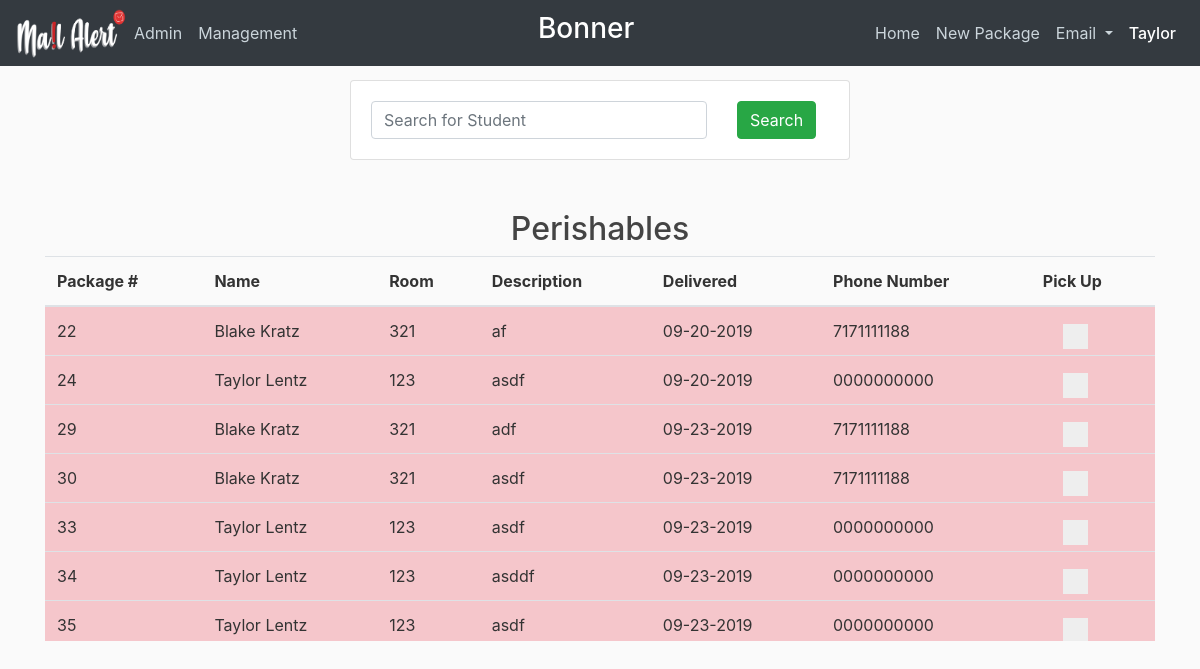
Screenshot of /home (signed in) with the database file from the repository.
### mailalert/models.py (models this page shows, shortened)
class Hall(db.Model):
    id = db.Column(db.Integer, primary_key=True)
    name = db.Column(db.String(100), unique=True, nullable=False)
    students = db.relationship('Student', backref='hall')
    employees = db.relationship('Employee', backref='hall')
    packages = db.relationship('Package', backref='hall')

class Employee(db.Model, UserMixin):
    id = db.Column(db.Integer, primary_key=True)
    hired_date = db.Column(db.DateTime, nullable=False, default=datetime.now)
    end_date = db.Column(db.DateTime)
    active = db.Column(db.Boolean, default=True)
    reset_password = db.Column(db.Boolean, default=True)
    email = db.Column(db.String(120), unique=True, nullable=False)
    first_name = db.Column(db.String(100), nullable=False)
    last_name = db.Column(db.String(100), nullable=False)
    password = db.Column(db.String(60), nullable=False)
    access = db.Column(db.String, nullable=False, default="DR")
    hall_id = db.Column(db.Integer, db.ForeignKey('hall.id'))
    logins = db.relationship('Login', backref='employee')
    sent_mail = db.relationship('SentMail', backref='employee')
    inputted_packages = db.relationship(
        'Package', foreign_keys='[Package.employee_input_id]', backref='inputted')
    removed_packages = db.relationship(
        'Package', foreign_keys='[Package.employee_remove_id]', backref='removed')
    def is_admin(self):
        return self.access == 'Admin'
    def allowed(self, access_level):
        return ACCESS[self.access] >= ACCESS[access_level]

class Package(db.Model):
    id = db.Column(db.Integer, primary_key=True)
    status = db.Column(db.String(100), nullable=False, default="Active")
    description = db.Column(db.String(250), nullable=False)
    delivery_date = db.Column(
        db.DateTime, nullable=False, default=datetime.now)
    picked_up_date = db.Column(db.DateTime)
    perishable = db.Column(db.Boolean, default=False, nullable=False)
    student_id = db.Column(db.Integer, db.ForeignKey('student.id'))
    hall_id = db.Column(db.Integer, db.ForeignKey('hall.id'))
    employee_input_id = db.Column(db.Integer, db.ForeignKey('employee.id'))
    employee_remove_id = db.Column(db.Integer, db.ForeignKey('employee.id'))

class Student(db.Model):
    id = db.Column(db.Integer, primary_key=True)
    email = db.Column(db.String(100), unique=True, nullable=False)
    student_id = db.Column(db.String(9), unique=True, nullable=False)
    first_name = db.Column(db.String(100), nullable=False)
    last_name = db.Column(db.String(100), nullable=False)
    room_number = db.Column(db.String(6), nullable=False)
    phone_number = db.Column(db.String(15), unique=True)
    hall_id = db.Column(db.Integer, db.ForeignKey('hall.id'))
    packages = db.relationship('Package', backref='owner')

### mailalert/packages/routes.py (the view)
@packages.route("/", methods=['GET', 'POST'])
@packages.route("/home", methods=['GET', 'POST'])
@login_required
def home():
    package_pickup_form = PackagePickUpForm()
    student_search_form = StudentSearchForm()
    perishables = Package.query.filter_by(
        perishable=True, status="Active", hall=current_user.hall).all()
    if student_search_form.validate_on_submit():
        return redirect(url_for('packages.student_packages', student_id=student_search_form.student_id.data))
    return render_template('home.html', student_search_form=student_search_form,
                           package_pickup_form=package_pickup_form, perishables=perishables)

### mailalert/packages/forms.py (shortened to what this page needs)
class PackagePickUpForm(FlaskForm):
    pick_up = BooleanField('Pick up Package')
    student_id_confirm = StringField('ID Confirm', validators=[
        DataRequired(message='Please enter a student ID')])
    confirm = SubmitField('Confirm')

### mailalert/main/forms.py (shortened to what this page needs)
class StudentSearchForm(FlaskForm):
    student_id = StringField('Student Identification', validators=[
        DataRequired(message="Please enter a student ID")])
    submit = SubmitField("Search")

### mailalert/models.py (called while the page is built)
@login_manager.user_loader
def load_user(id):
    return Employee.query.get(int(id))

### mailalert/templates/home.html (shortened to what this page needs)
{% extends "layout_with_navbar.html" %}
{%block content %}
<form action="" method="POST" onsubmit="cardReader()">
    <div class="card" style="width:500px; margin:0 auto;">
        <div class="card-body">
            <div class="row">
                <div class="col-9">
                    {% if student_search_form.student_id.errors %}
                        {{ student_search_form.student_id(class="form-control form-control-md is-invalid") }}
                        <div class="invalid-feedback">
                            {% for error in student_search_form.student_id.errors %}
                                <span>{{ error }}</span>
                            {% endfor %}
                        </div>
                    {% else %}
                        {{ student_search_form.student_id(class="form-control form-control-md", placeholder='Search for Student') }}
                    {% endif %}
                </div>
                <div class="col-3">
                    {{ student_search_form.submit(class="btn btn-success") }}
                </div>
            </div>
        </div>
    </div>
</form>
{% if perishables %}
<form id=pickup_form>
    <div class="perishables">
        <h2 class=text-center>Perishables</h2>
        <div class='fixed-header'>
            <table id="packagesTable" class="table table-striped table-hover">
                <thead>
                    <tr>
                        <th>Package&nbsp;#</th>
                        <th>Name</th>
                        <th>Room</th>
                        <th>Description</th>
                        <th id="deliveryDateLabel">Delivered</th>
                        <th>Phone Number</th>
                        <th>Pick&nbsp;Up</th>
                    </tr>
                </thead>
                <tbody>
                    {% for perishable in perishables %}
                        <tr class="table-danger" data-status="{{ perishable.status }}">
                            <td>{{ perishable.id }}</td>
                            <td>{{ perishable.owner.first_name }} {{ perishable.owner.last_name }}</td>
                            <td>{{ perishable.owner.room_number }}</td>
                            <td>{{ perishable.description }}</td>
                            <td>{{ perishable.delivery_date.strftime('%m-%d-%Y') }}</td>
                            <td>{{ perishable.owner.phone_number }}</td>
                            <td>
                                <label class="checkbox-container">
                                    <span class="checkmark"></span>
                                </label>
                            </td>
                        </tr>
                    {% endfor %}
                </tbody>
            </table>
        </div>
    </div>
</form>
{% endif %}
{% endblock %}

### mailalert/templates/layout_with_navbar.html (shortened to what this page needs)
<!DOCTYPE html>
<html>
<head>
  <link rel="stylesheet" href="https://maxcdn.bootstrapcdn.com/bootstrap/4.0.0/css/bootstrap.min.css"
>
  <link rel="stylesheet" type="text/css" href="{{ url_for('static', filename='main.css') }}">
  <link rel="stylesheet" href="https://maxcdn.bootstrapcdn.com/font-awesome/4.7.0/css/font-awesome.min.css">
</head>
<body>
  <header class="site-header">
    <nav class="navbar navbar-expand-lg navbar-dark bg-dark fixed-top">
	  <a href="/"><img src= {{ url_for('static', filename = '../static/logo.png') }} alt="Mail Alert" border="0" width="110px" height="50px"></a>
      <div class="collapse navbar-collapse" id="navbarNavDropdown">
        <ul class="navbar-nav">
          {% if current_user.is_authenticated %}
            {% if current_user.is_admin() %}
              <li class="nav-item">
                <a class="nav-link" href="{{ url_for('admin.index') }}">Admin<span class="sr-only">(current)</span></a>
              </li>
            {% endif %}
            {% if current_user.allowed('Building Director') %}
              <li class="nav-item">
                <a class="nav-link" href="{{ url_for('employees.management') }}">Management<span class="sr-only">(current)</span></a>
              </li>
            {% endif %}
          {% endif %}
        </ul>
        <ul class="navbar-nav ml-auto">
          <li class="nav-item">
            <h3 class="working-hall">{{current_user.hall.name}}</h3>
          </li>
        </ul>
        <ul class="navbar-nav ml-auto">
          <li class="nav-item">
            <a class="nav-link" href="/">Home <span class="sr-only">(current)</span></a>
          </li>
          <li class="nav-item">
            <a class="nav-link" href="{{ url_for('packages.newPackage') }}">New Package<span class="sr-only">(current)</span></a>
          </li>
          <li class="nav-item dropdown">
            <a class="nav-link dropdown-toggle" href="#" id="navbarDropdownMenuLink" data-toggle="dropdown"
              aria-haspopup="true" aria-expanded="false">
              Email
            </a>
          </li>
          <li class="nav-item dropdown">
            <a class="nav-link active" href="#" id="currentUserDropDown" data-toggle="dropdown"
              aria-haspopup="true" aria-expanded="false">
              {{ current_user.first_name }}
            </a>
          </li>
        </ul>
      </div>
    </nav>
  </header>
  <main role="main" class="container">
    <div class="row">
      <div class="col-md-12">
        {% block content %}{% endblock %}
      </div>
    </div>
  </main>
</body>
</html>

### mailalert/static/main.css (style rules this page uses)
body { background: #fafafa; color: #333333; margin-top: 5rem; }
h1, h2, h3, h4, h5, h6 { color: #444444; }
.site-header .navbar-nav .nav-link { color: #cbd5db; }
.site-header .navbar-nav .nav-link.active { font-weight: 500; }
.working-hall { color: white; }
.fixed-header { max-height: 385px; overflow-y: auto; }
.fixed-header thead th { position: sticky; top: 0; background: #fafafa; z-index: 1; }
.perishables { padding-top: 50px; }
.checkbox-container { display: block; position: relative; padding-left: 35px; margin-bottom: 12px; cursor: pointer; font-size: 22px; -webkit-user-select: none; -moz-user-select: none; -ms-user-select: none; user-select: none; }
.checkmark { position: absolute; top: 5px; left: 20px; height: 25px; width: 25px; background-color: #eee; }
.checkmark:after { content: ""; position: absolute; display: none; }
.checkbox-container .checkmark:after { left: 9px; top: 5px; width: 5px; height: 10px; border: solid white; border-width: 0 3px 3px 0; -webkit-transform: rotate(45deg); -ms-transform: rotate(45deg); transform: rotate(45deg); }

### rows the page displays
Hall: hall.name "Bonner"
Employee: first_name "Taylor"
Package: id "22", owner.first_name "Blake", owner.last_name "Kratz", owner.room_number "321", description "af", delivery_date "09-20-2019", owner.phone_number "7171111188"
Package: id "24", owner.first_name "Taylor", owner.last_name "Lentz", owner.room_number "123", description "asdf", delivery_date "09-20-2019", owner.phone_number "0000000000"
Package: id "29", owner.first_name "Blake", owner.last_name "Kratz", owner.room_number "321", description "adf", delivery_date "09-23-2019", owner.phone_number "7171111188"
Package: id "30", owner.first_name "Blake", owner.last_name "Kratz", owner.room_number "321", description "asdf", delivery_date "09-23-2019", owner.phone_number "7171111188"
Package: id "33", owner.first_name "Taylor", owner.last_name "Lentz", owner.room_number "123", description "asdf", delivery_date "09-23-2019", owner.phone_number "0000000000"
Package: id "34", owner.first_name "Taylor", owner.last_name "Lentz", owner.room_number "123", description "asddf", delivery_date "09-23-2019", owner.phone_number "0000000000"
Package: id "35", owner.first_name "Taylor", owner.last_name "Lentz", owner.room_number "123", description "asdf", delivery_date "09-23-2019", owner.phone_number "0000000000"
